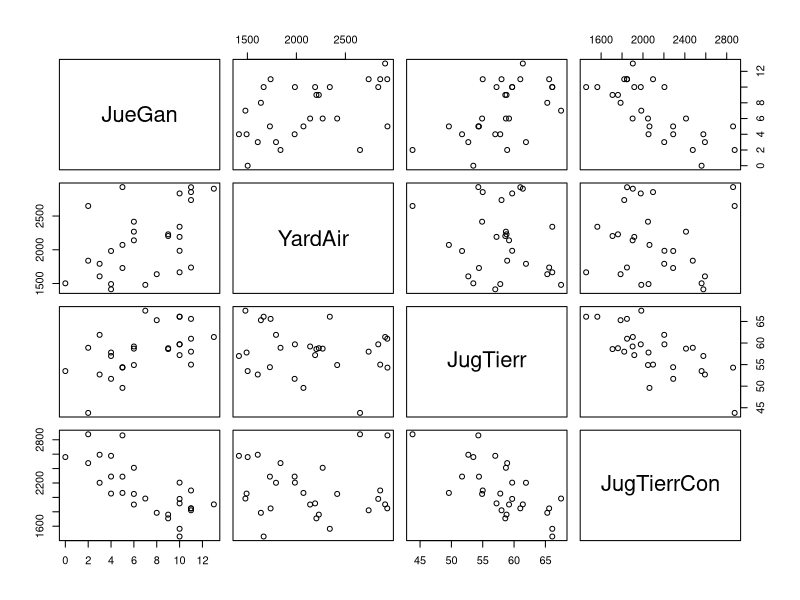

Write the R code that produced this figure.
x2<-c(1985,2855,1737,2905,1666,2927,2341,2737,1414,1838,1480,2191,2229,2204,2140,1730,2072,2929,2268,1982,1792,1606,1492,2835,2416,1638,2649,1503)
x7<-c(59.7,55.0,65.6,61.4,66.1,61.0,66.1,58.0,57.0,58.9,67.5,57.2,58.8,58.6,59.2,54.4,49.6,54.3,58.7,51.7,61.9,52.7,57.8,59.7,54.9,65.3,43.8,53.5)
x8<-c(2205,2096,1847,1903,1457,1848,1564,1821,2577,2476,1984,1917,1761,1709,1901,2288,2062,2861,2411,2289,2203,2592,2053,1979,2048,1786,2876,2560)
y<-c(10,11,11,13,10,11,10,11,4,2,7,10,9,9,6,5,5,5,6,4,3,3,4,10,6,8,2,0)
beisbol<-data.frame(
  JueGan = c(10,11,11,13,10,11,10,11,4,2,7,10,9,9,6,5,5,5,6,4,3,3,4,10,6,8,2,0),
  YardAir = c(1985,2855,1737,2905,1666,2927,2341,2737,1414,1838,1480,2191,2229,2204,2140,1730,2072,2929,2268,1982,1792,1606,1492,2835,2416,1638,2649,1503),
  JugTierr = c(59.7,55.0,65.6,61.4,66.1,61.0,66.1,58.0,57.0,58.9,67.5,57.2,58.8,58.6,59.2,54.4,49.6,54.3,58.7,51.7,61.9,52.7,57.8,59.7,54.9,65.3,43.8,53.5),
  JugTierrCon = c(2205,2096,1847,1903,1457,1848,1564,1821,2577,2476,1984,1917,1761,1709,1901,2288,2062,2861,2411,2289,2203,2592,2053,1979,2048,1786,2876,2560)
)

beisbol

plot(beisbol)

regres.multp<-lm(JueGan ~ YardAir+JugTierr+JugTierrCon,data = beisbol)
regres.multp2<-lm(JueGan ~ YardAir+JugTierrCon,data = beisbol)
summary(regres.multp)
summary(regres.multp2)

D<-matrix(1, nrow = length(x2), ncol = 1)
D
D<-cbind(D,x2,x7,x8)
D

t(D)%*%D
t(D)%*%y
solve(t(D)%*%D)%*%(t(D)%*%y)

SSRes<-t(y)%*%y-t(solve(t(D)%*%D)%*%(t(D)%*%y))%*%t(D)%*%y
SSRes

SSR<-t(solve(t(D)%*%D)%*%(t(D)%*%y))%*%t(D)%*%y-(sum(y)^2)/length(y)
SSR

D<-matrix(1, nrow = length(x2), ncol = 1)
D
D<-cbind(D,x2,x8)
D

b1<-solve(t(D)%*%D)%*%t(D)%*%y
b1
t(b1)
t(b1)%*%t(D)%*%y

SSR<-t(solve(t(D)%*%D)%*%(t(D)%*%y))%*%t(D)%*%y-(sum(y)^2)/length(y)
SSR

D<-matrix(1, nrow = length(x2), ncol = 1)
D
D<-cbind(D,x7,x8)
D

regres.multp3<-lm(JueGan ~ JugTierr+JugTierrCon,data = beisbol)
summary(regres.multp3)

SSR<-t(solve(t(D)%*%D)%*%(t(D)%*%y))%*%t(D)%*%y-(sum(y)^2)/length(y)
SSR

SSRes<-t(y)%*%y-t(solve(t(D)%*%D)%*%(t(D)%*%y))%*%t(D)%*%y
SSRes
